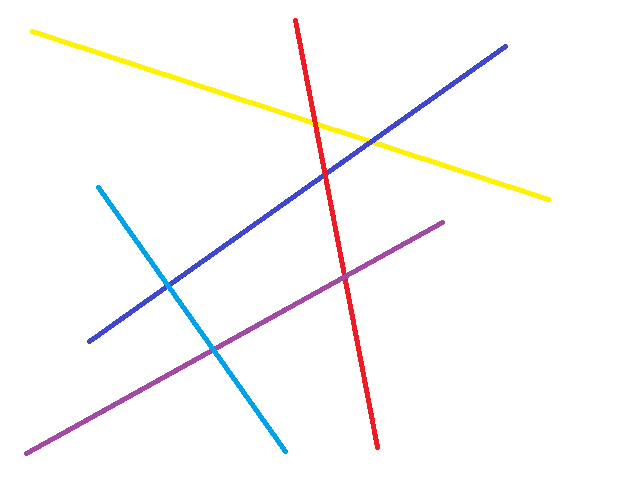
#> input picture lineas.png, 640 x 480 px
$ python 01_deteccion_lineas.py
#> lines starting #> are read from the running program, lines starting #| are printed output that depends on the picture; after the words box and inside, x2 and y2 are one past the last pixel; in counts of white or black regions, pixels touching at a corner belong together
import cv2
import numpy as np

img = cv2.imread('lineas.png')
#> img is the input picture: shape (480, 640, 3); mean B, G, R 250, 249.9, 251.2
gray = cv2.cvtColor(img, cv2.COLOR_BGR2GRAY)
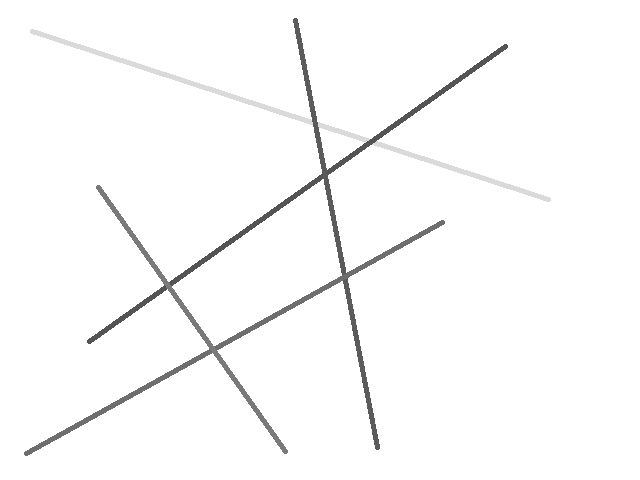
#> gray: shape (480, 640); min 84, max 255, mean 250.3

edges = cv2.Canny(gray, 50, 200)
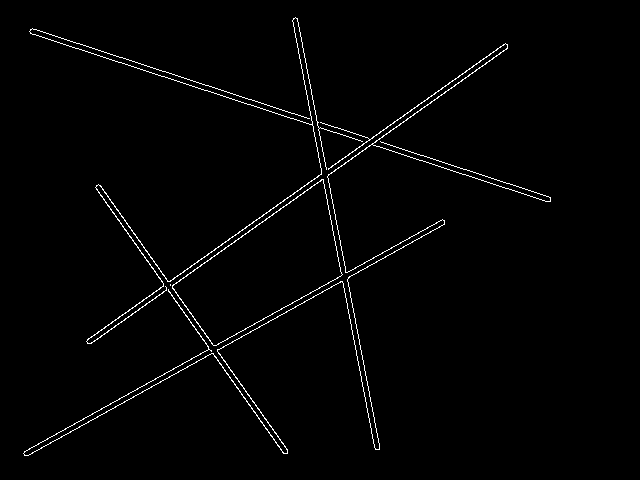
#> edges: shape (480, 640); 1.5% white in thin lines or dots, all inside (x1, y1, x2, y2) = (23, 17, 551, 456)
lines = cv2.HoughLinesP(edges, 1, np.pi/180, 100,
minLineLength=10, maxLineGap=250)
#> lines = 16 rows, first 6: [32, 28, 550, 197], [30, 33, 547, 201], [24, 451, 506, 183], [26, 455, 508, 188], [297, 18, 364, 365], [292, 20, 375, 449]
for line in lines:
    x1, y1, x2, y2 = line[0]
    cv2.line(img, (x1, y1), (x2, y2), (0, 255, 0), 3)
#> this loop made 16 passes
#> (x1, y1, x2, y2) on passes 1 to 12: (32, 28, 550, 197), (30, 33, 547, 201), (24, 451, 506, 183), (26, 455, 508, 188), (297, 18, 364, 365), (292, 20, 375, 449), (87, 343, 461, 81), (296, 18, 379, 447), (163, 284, 506, 44), (101, 186, 287, 451), (105, 326, 507, 44), (96, 186, 283, 453)
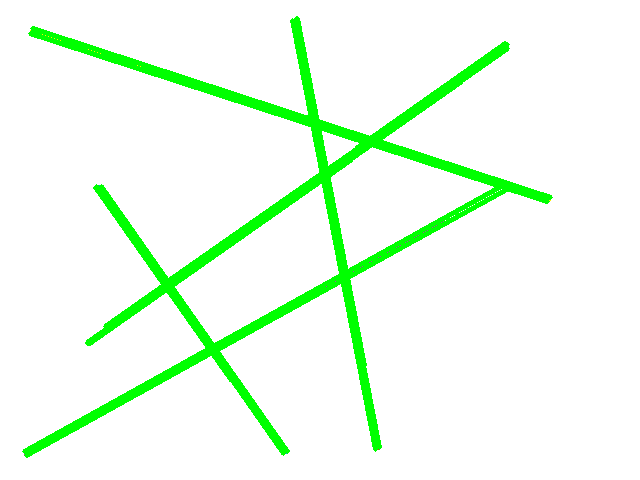
#> img: shape (480, 640, 3); 7.52% of pixels changed, all inside (x1, y1, x2, y2) = (22, 16, 553, 458)

cv2.imshow('Resultado', img)
cv2.imwrite('lineas_detectadas.png', img)
cv2.waitKey()
